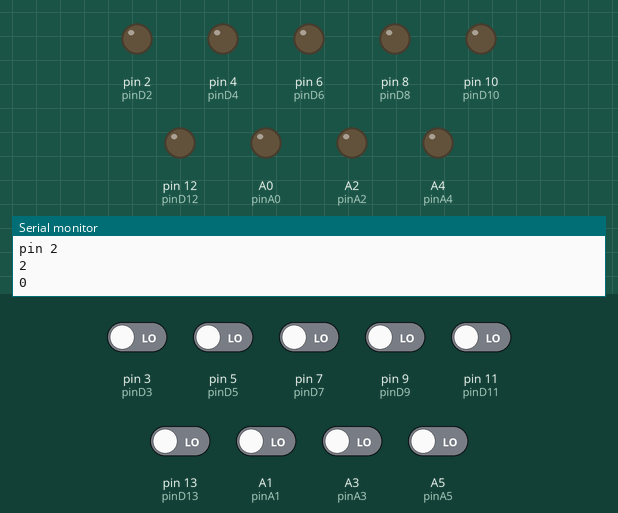
Bench run of a sketch on a simulated Arduino Uno, built with avr-gcc and run on an emulated ATmega328P. Shown: output pins drawn as LEDs (lit = HIGH), the last lines printed to the serial monitor. The inputs (shaded band) are chosen by the test bench; at power-on: A1 (pinA1), A3 (pinA3), A5 (pinA5), pin 3 (pinD3), pin 5 (pinD5), pin 7 (pinD7), pin 9 (pinD9), pin 11 (pinD11), pin 13 (pinD13) LOW.

Above: at 0.1 s.
At 4.1 s:
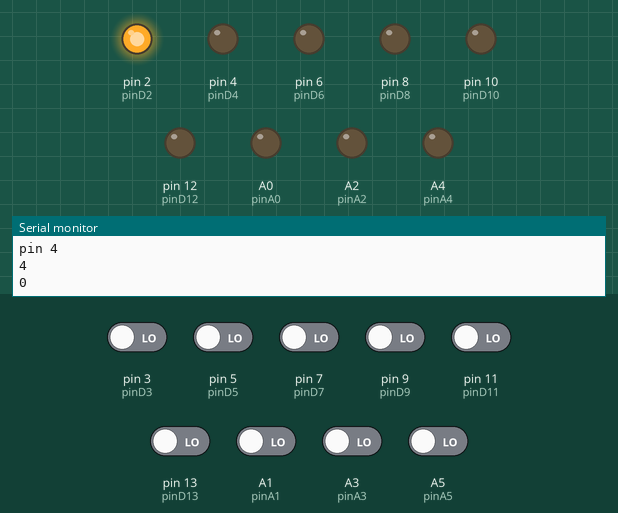
At 8.1 s:
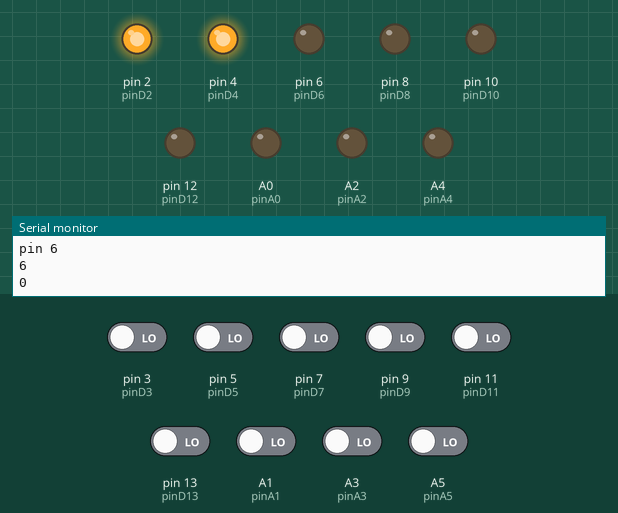
At 17.1 s:
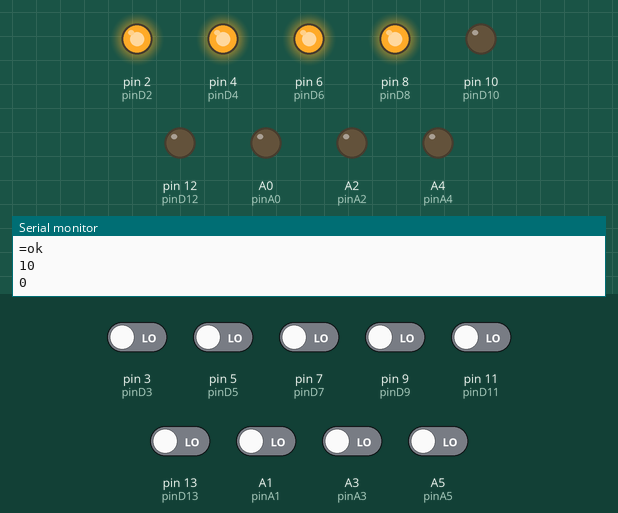
At 26.1 s:
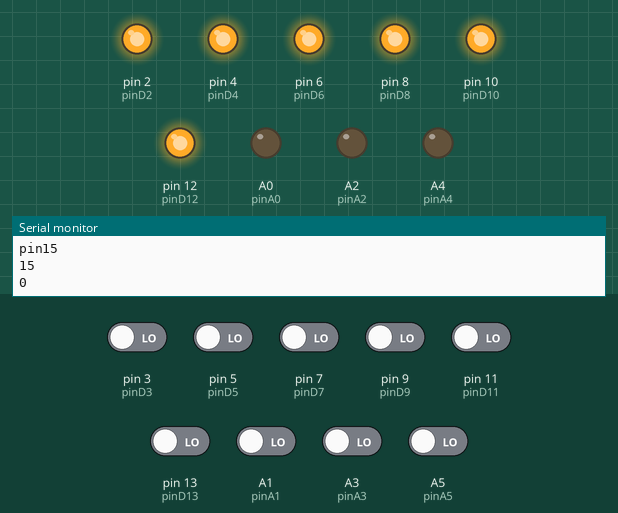
At 35.1 s:
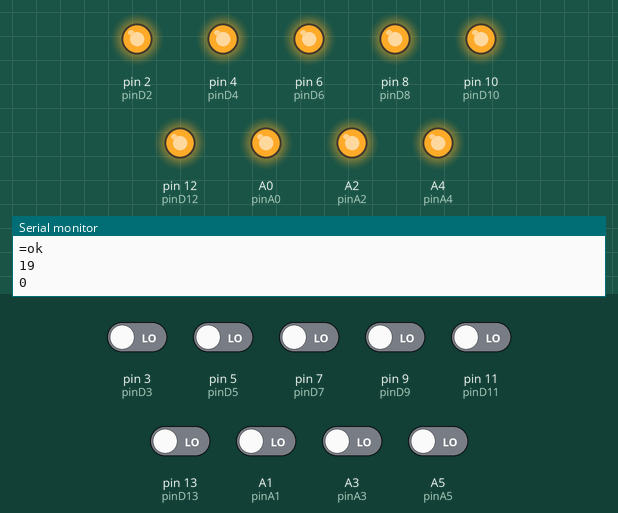
Timing chart, 0 to 36.6 s (numbered marks = the images above):
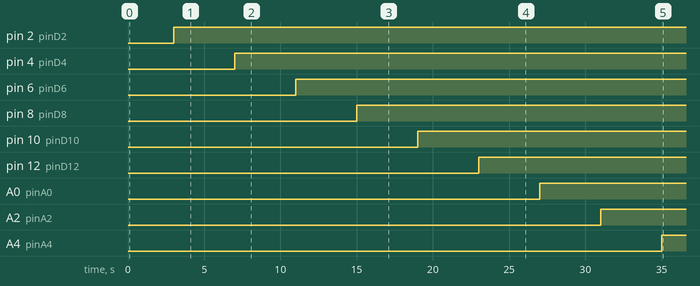

The sketch:

unotestshieldprego.ino
```cpp
/*
unotestshieldprego script by KumBaTechnologies
to test the analogue and digital pins of the Arduino Uno
and confirm they are working properly with LOW and HIGH
pinD0 and pinD1 are for serial monitoring
if the serial works than they are working correctly
pinD2 and forward sends to the next pinD3
which should return the HIGH or LOW
analogPins are to be sending and receiving digital signals
the pins are connected via a 10Kohm resistor to limit current

be sure to replace this testsketch with another one afterwards (or blinksketch in examples)otherwise this software without the testshield will possibly wreck your arduino uno!!
*/

byte incomingbyte;
int pinD2 = 2;
int pinD3 = 3;//arduino zero m0 has pin 2 and pin 4 mixed up
int pinD4 = 4;
int pinD5 = 5;
int pinD6 = 6;
int pinD7 = 7;
int pinD8 = 8;
int pinD9 = 9;
int pinD10 = 10;
int pinD11 = 11;
int pinD12 = 12;
int pinD13 = 13;
int pinA0 = A0;//14
int pinA1 = A1;//15
int pinA2 = A2;//16
int pinA3 = A3;//17
int pinA4 = A4;//18
int pinA5 = A5;//19
int pinnumber;
int val;
int error=false;
int i=0;

void setup()
{
//SerialUSB.begin(9600); for arduino zero m0
Serial.begin(9600);
while (!Serial) {
//while (!SerialUSB) { ?? for arduino zero m0
// wait for serial port to connect. Needed for native USB
}

}
void loop()
{
  for (pinnumber=2; pinnumber <=A4; pinnumber=pinnumber+2)
{
pinMode(pinnumber, INPUT);//2
pinMode(pinnumber+1, OUTPUT);//3
Serial.print("pin ");
Serial.print(pinnumber);
digitalWrite(pinnumber+1, LOW);//3
val=digitalRead(pinnumber);//2
MustBe0(pinnumber);//2
pinMode(pinnumber, INPUT);//2
pinMode(pinnumber+1, OUTPUT);//3
digitalWrite(pinnumber+1, HIGH);//3
val=digitalRead(pinnumber);//2
MustBe1(pinnumber);//2
Serial.println();

pinMode(pinnumber+1, INPUT);//3
pinMode(pinnumber, OUTPUT);//2
Serial.print("pin");
Serial.print(pinnumber+1);
digitalWrite(pinnumber, LOW);//2
val=digitalRead(pinnumber+1);//3
MustBe0(pinnumber+1);//3
pinMode(pinnumber+1, INPUT);//3
pinMode(pinnumber, OUTPUT);//2
digitalWrite(pinnumber, HIGH);//2
val=digitalRead(pinnumber+1);//3
MustBe1(pinnumber+1);//3
Serial.println();
}

if (error==true){
  Serial.println("board = defective!");
}
  else{
    Serial.println("board = OK!");
  }
Serial.println("to repeat press enter!");
while (Serial.available() == i) {}//will repeat after keypressed
i++;
}
void MustBe0( int x )
{
// SerialUSB.println(x);
Serial.println();
Serial.println(x);
Serial.println(val);
delay(1000);

  if (val==LOW) {
   Serial.println("=ok");}
 else {
   error=true;
   Serial.println("=error");}
}
void MustBe1( int x )
{
// SerialUSB.println(x);
Serial.println(x);
Serial.println(val);
delay(1000);

  if (val==HIGH){
   Serial.println("=ok");}
 else {
   error=true;
   Serial.println("=error");}
}
```

Measured:
- by itself, pin 2 (pinD2): LOW → HIGH at 3.0 s
- by itself, pin 4 (pinD4): LOW → HIGH at 7.0 s
- by itself, pin 6 (pinD6): LOW → HIGH at 11.0 s
- by itself, pin 8 (pinD8): LOW → HIGH at 15.0 s
- by itself, pin 10 (pinD10): LOW → HIGH at 19.0 s
- by itself, pin 12 (pinD12): LOW → HIGH at 23.0 s
- by itself, A0 (pinA0): LOW → HIGH at 27.0 s
- by itself, A2 (pinA2): LOW → HIGH at 31.0 s
